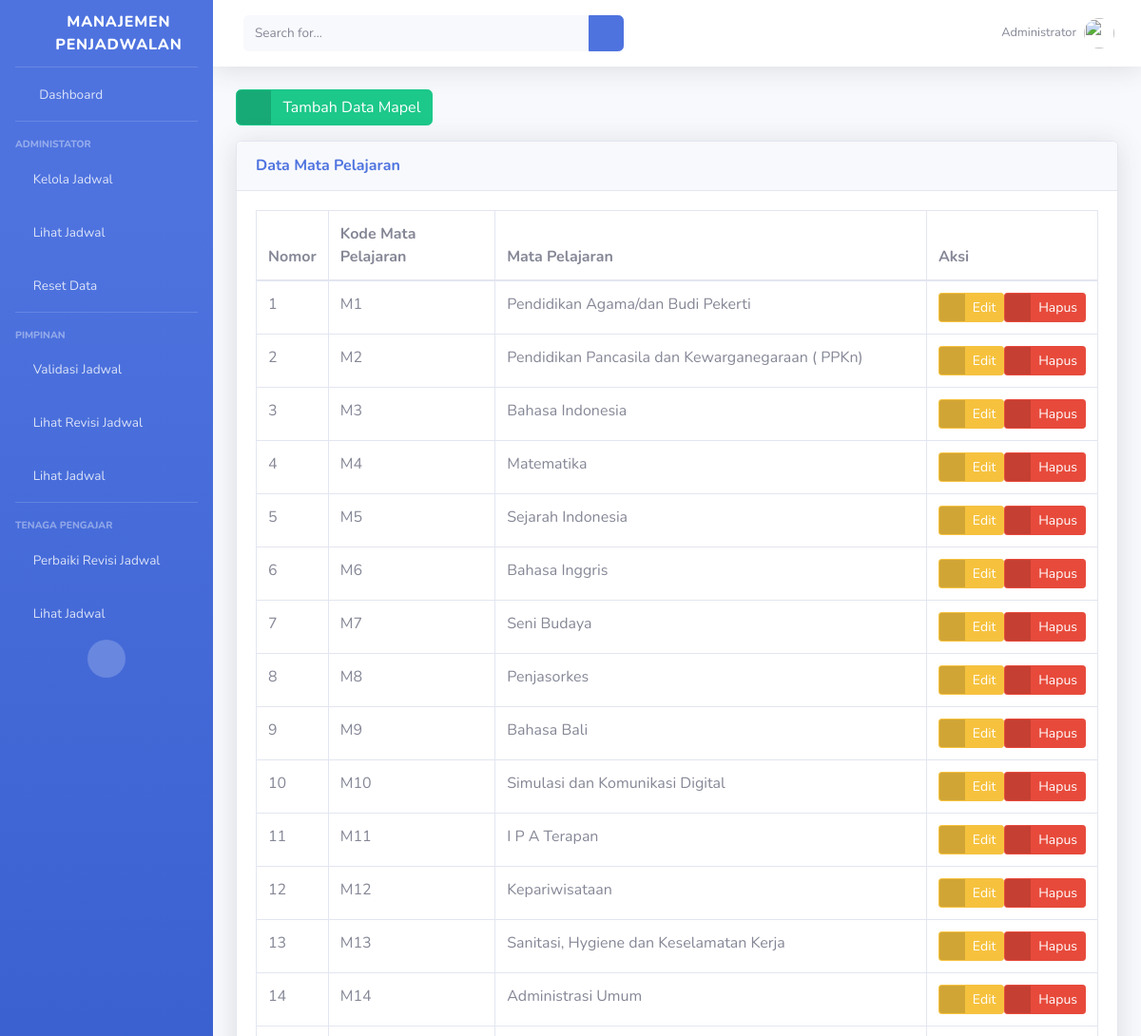
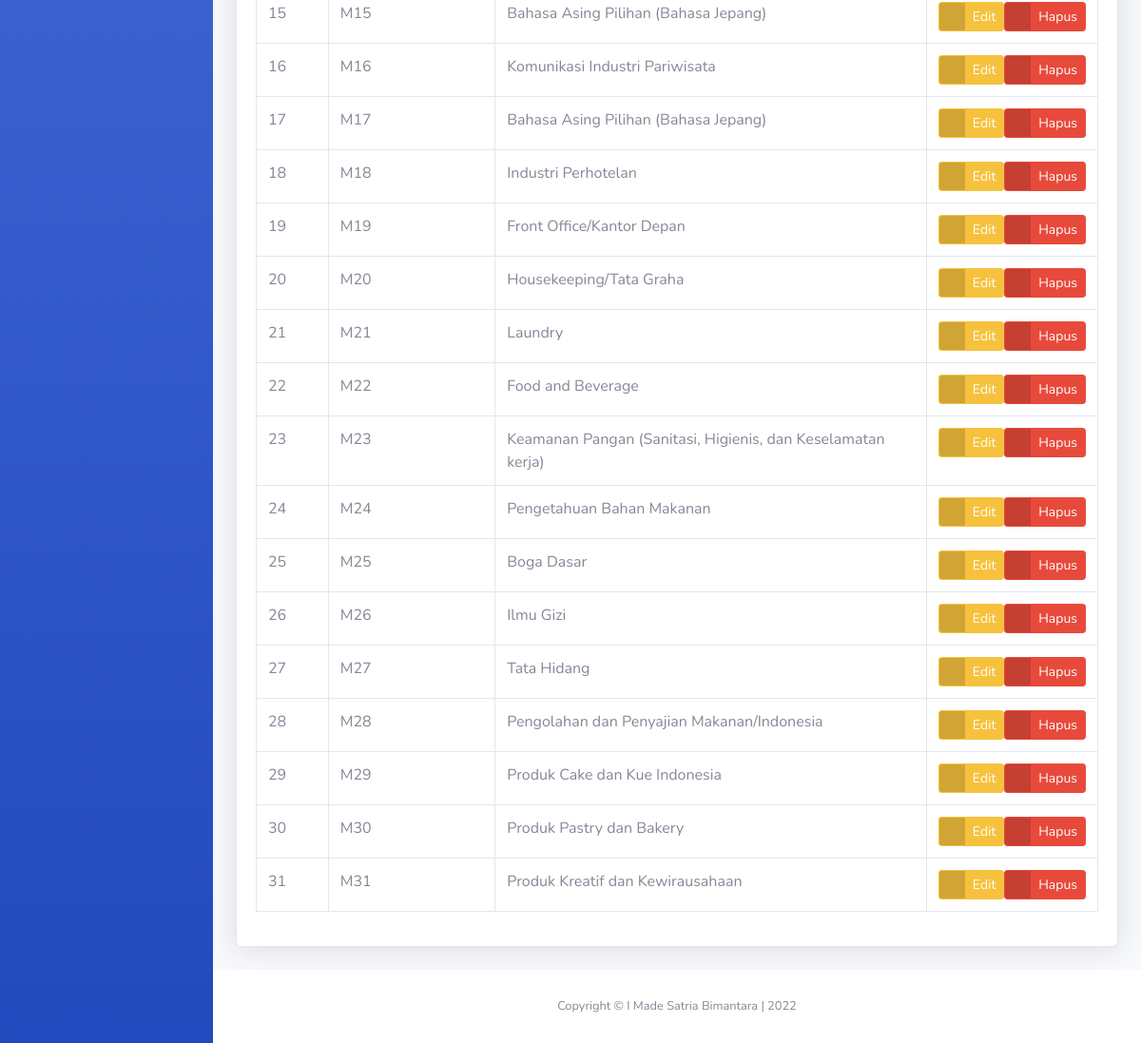
/administrator/mata_pelajaran/, run on the app's committed database (2 pictures, top to bottom).
### administrator/models.py (models this page shows, shortened)
class MataPelajaran(models.Model):
    kode_mapel = models.CharField(
        'Kode Mata Pelajaran',
        max_length=10,
        unique=True
    )
    mapel = models.CharField(
        'Nama Mata Pelajaran',
        max_length=100,
    )
    published = models.DateTimeField(
        auto_now_add=True,
        editable=False
    )
    updated = models.DateTimeField(
        auto_now=True,
        editable=False
    )
    class Meta:
        ordering = ['id']
        verbose_name_plural = "Mata Pelajaran"

### administrator/mapel_views.py (the view)
# urls.py: path('mata_pelajaran/', MataPelajaranIndexView.as_view(),
class MataPelajaranIndexView(ListView):
    template_name = 'administrator/mapel/index.html'
    context = {
        'title_page': "Database | Mata Pelajaran",
        'subtitle_page': "Halaman Database Mata Pelajaran"
    }
    def get(self, request):
        all_mapel = MataPelajaran.objects.all()
        self.context.update(
            {
                'all_mapel': all_mapel,
            }
        )
        return render(request, self.template_name, self.context)

### templates/administrator/mapel/index.html (shortened to what this page needs)
{% extends 'base.html' %}
{% block page_content %}
<div class="row">
    <div class="col">
        <a href="{% url 'administrator_IT:mata_pelajaran_create' %}" class="btn btn-success btn-icon-split">
            <span class="icon text-white-50">
                <i class="fas fa-plus-circle"></i>
            </span>
            <span class="text">Tambah Data Mapel</span>
        </a>
    </div>
</div>
<div class="row mt-3">
    <div class="col">
        <div class="card shadow mb-4">
            <a href="#collapseCardMataPelajaran" class="d-block card-header py-3" data-toggle="collapse" role="button"
                aria-expanded="true" aria-controls="collapseCardMataPelajaran">
                <h6 class="m-0 font-weight-bold text-primary">Data Mata Pelajaran</h6>
            </a>
            <div class="collapse show" id="collapseCardMataPelajaran">
                <div class="card-body">
                    <div class="table-responsive">
                        <table class="table table-bordered" id="tableMataPelajaran" width="100%" cellspacing="0">
                            <thead>
                                <tr>
                                    <th>Nomor</th>
                                    <th>Kode Mata Pelajaran</th>
                                    <th>Mata Pelajaran</th>
                                    <th>Aksi</th>
                                </tr>
                            </thead>
                            <tbody>
                                {% for mapel in all_mapel %}
                                <tr>
                                    <td>{{forloop.counter}}</td>
                                    <td>{{mapel.kode_mapel}}</td>
                                    <td>{{mapel.mapel}}</td>
                                    <td>
                                        <div class="d-flex justify-content-end">
                                            <a href="{% url 'administrator_IT:mata_pelajaran_update' mapel.id %}"
                                                class="btn btn-warning btn-icon-split btn-sm">
                                                <span class="icon text-white-50">
                                                    <i class="fas fa-exclamation-triangle"></i>
                                                </span>
                                                <span class="text">Edit</span>
                                            </a>
                                            <a href="{% url 'administrator_IT:mata_pelajaran_delete' mapel.id %}"
                                                class="btn btn-danger btn-icon-split btn-sm">
                                                <span class="icon text-white-50">
                                                    <i class="fas fa-trash"></i>
                                                </span>
                                                <span class="text">Hapus</span>
                                            </a>
                                        </div>
                                    </td>
                                </tr>
                                {% endfor %}
                            </tbody>
                        </table>
                    </div>
                </div>
            </div>
        </div>
    </div>
</div>
{% endblock page_content %}

### data on the page
MataPelajaran: kode_mapel "M1", mapel "Pendidikan Agama/dan Budi Pekerti"
MataPelajaran: kode_mapel "M2", mapel "Pendidikan Pancasila dan Kewarganegaraan ( PPKn)"
MataPelajaran: kode_mapel "M3", mapel "Bahasa Indonesia"
MataPelajaran: kode_mapel "M4", mapel "Matematika"
MataPelajaran: kode_mapel "M5", mapel "Sejarah Indonesia"
MataPelajaran: kode_mapel "M6", mapel "Bahasa Inggris"
MataPelajaran: kode_mapel "M7", mapel "Seni Budaya"
MataPelajaran: kode_mapel "M8", mapel "Penjasorkes"
MataPelajaran: kode_mapel "M9", mapel "Bahasa Bali"
MataPelajaran: kode_mapel "M10", mapel "Simulasi dan Komunikasi Digital"
MataPelajaran: kode_mapel "M11", mapel "I P A Terapan"
MataPelajaran: kode_mapel "M12", mapel "Kepariwisataan"
MataPelajaran: kode_mapel "M13", mapel "Sanitasi, Hygiene dan Keselamatan Kerja"
MataPelajaran: kode_mapel "M14", mapel "Administrasi Umum"
MataPelajaran: kode_mapel "M15", mapel "Bahasa Asing Pilihan (Bahasa Jepang)"
MataPelajaran: kode_mapel "M16", mapel "Komunikasi Industri Pariwisata"
MataPelajaran: kode_mapel "M17", mapel "Bahasa Asing Pilihan (Bahasa Jepang)"
MataPelajaran: kode_mapel "M18", mapel "Industri Perhotelan"
MataPelajaran: kode_mapel "M19", mapel "Front Office/Kantor Depan"
MataPelajaran: kode_mapel "M20", mapel "Housekeeping/Tata Graha"
MataPelajaran: kode_mapel "M21", mapel "Laundry"
MataPelajaran: kode_mapel "M22", mapel "Food and Beverage"
MataPelajaran: kode_mapel "M23", mapel "Keamanan Pangan (Sanitasi, Higienis, dan Keselamatan kerja)"
MataPelajaran: kode_mapel "M24", mapel "Pengetahuan Bahan Makanan"
MataPelajaran: kode_mapel "M25", mapel "Boga Dasar"
MataPelajaran: kode_mapel "M26", mapel "Ilmu Gizi"
MataPelajaran: kode_mapel "M27", mapel "Tata Hidang"
MataPelajaran: kode_mapel "M28", mapel "Pengolahan dan Penyajian Makanan/Indonesia"
MataPelajaran: kode_mapel "M29", mapel "Produk Cake dan Kue Indonesia"
MataPelajaran: kode_mapel "M30", mapel "Produk Pastry dan Bakery"
MataPelajaran: kode_mapel "M31", mapel "Produk Kreatif dan Kewirausahaan"
